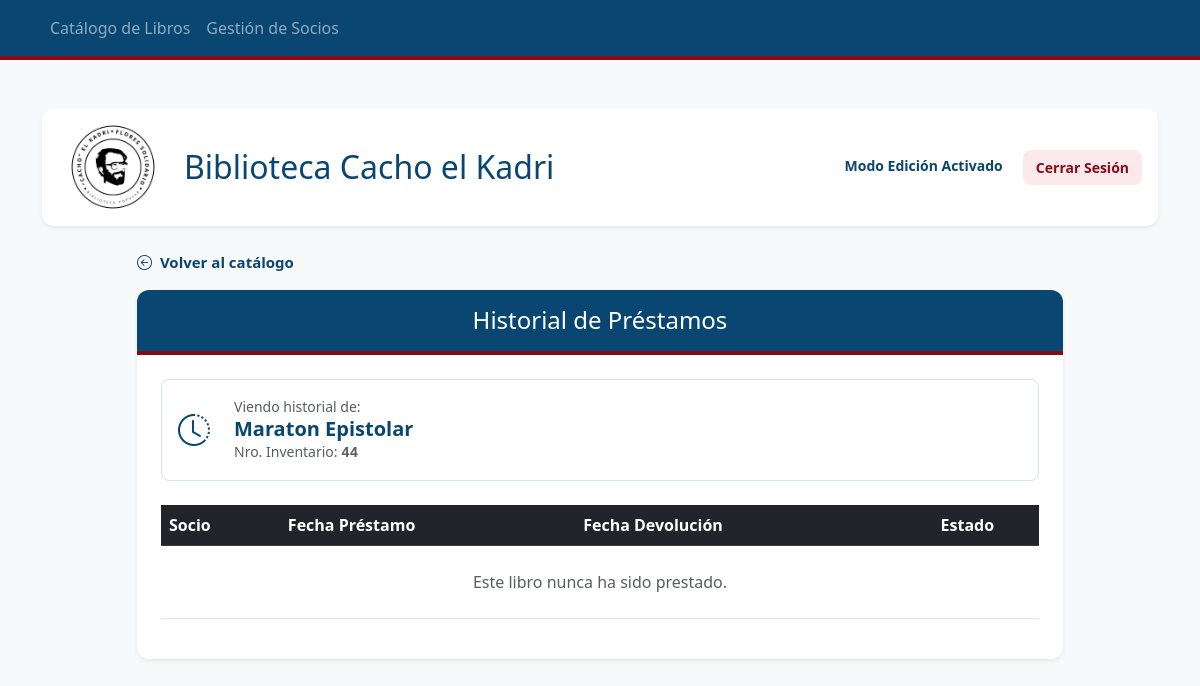
Page /historial_libro/44 (signed in) on the earlier database version.
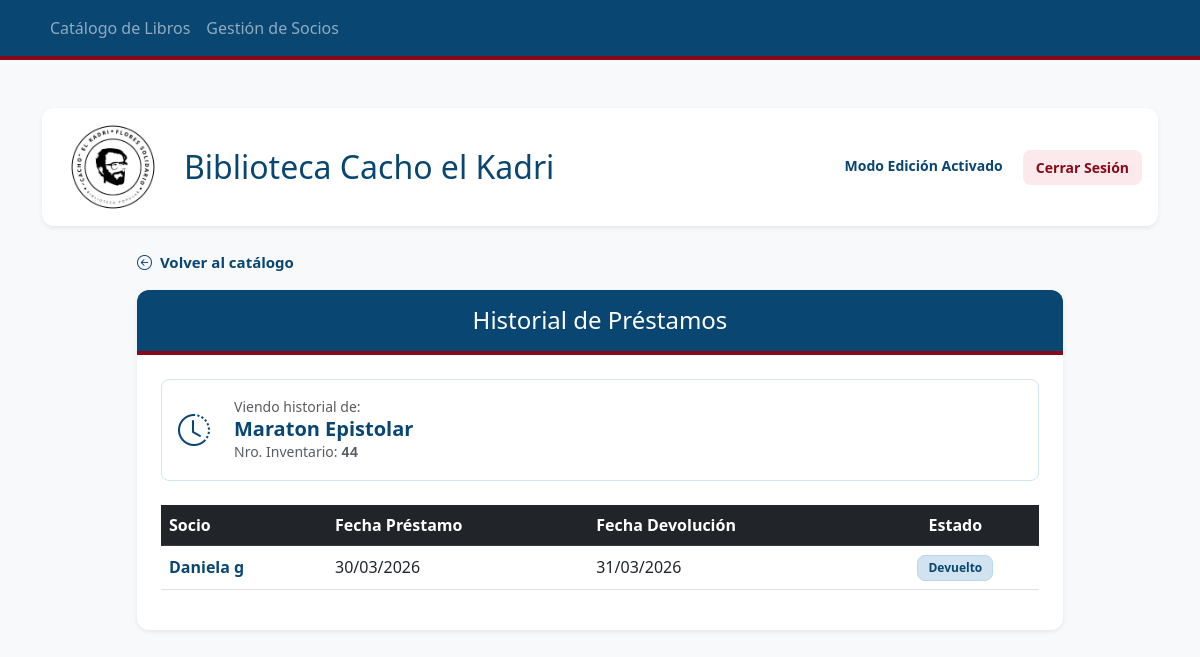
Same page on the later database version.
### tables this page shows
CREATE TABLE Prestamos (
            id_prestamo INTEGER PRIMARY KEY AUTOINCREMENT,
            id_socio INTEGER,
            nro_inventario INTEGER,
            fecha_prestamo DATE,
            fecha_devolucion DATE,
            FOREIGN KEY (id_socio) REFERENCES Socios (id_socio),
            FOREIGN KEY (nro_inventario) REFERENCES Ejemplares (nro_inventario)
        );

CREATE TABLE Socios (
            id_socio INTEGER PRIMARY KEY AUTOINCREMENT,
            nombre_completo TEXT NOT NULL,
            telefono TEXT NOT NULL
        );

### app.py (the view)
@app.route('/historial_libro/<int:nro_inv>')
def historial_libro(nro_inv):
    conexion = sqlite3.connect("biblioteca.db")
    cursor = conexion.cursor()
    cursor.execute('''
        SELECT o.titulo FROM Obras o
        JOIN Ejemplares e ON o.mfn = e.mfn_vinculado
        WHERE e.nro_inventario = ?
    ''', (nro_inv,))
    titulo = cursor.fetchone()[0]
    cursor.execute('''
        SELECT s.nombre_completo, p.fecha_prestamo, p.fecha_devolucion
        FROM Prestamos p
        JOIN Socios s ON p.id_socio = s.id_socio
        WHERE p.nro_inventario = ?
        ORDER BY p.fecha_prestamo DESC
    ''', (nro_inv,))
    historial = cursor.fetchall()
    conexion.close()
    return render_template('historial_libro.html', titulo=titulo, historial=historial, nro_inv=nro_inv)

### templates/historial_libro.html
{% extends 'layout.html' %}
{% block content %}
<div class="row justify-content-center mb-5">
    <div class="col-lg-10">
        <div class="mb-3">
            <a href="/" style="color: #094672; text-decoration: none; font-weight: bold; font-size: 15px; transition: all 0.2s;">
                <i class="bi bi-arrow-left-circle me-1"></i> Volver al catálogo
            </a>
        </div>
        <div class="card shadow-sm border-0" style="border-radius: 12px; overflow: hidden;">
            <div class="card-header text-white text-center py-3" style="background-color: #094672; border-bottom: 4px solid #88091a;">
                <h4 class="mb-0 font-weight-bold">Historial de Préstamos</h4>
            </div>
            <div class="card-body p-4">
                <div class="mb-4 p-3 bg-white border rounded-3" style="border-color: #d1e3f0 !important;">
                    <div class="row align-items-center">
                        <div class="col-auto">
                            <i class="bi bi-clock-history" style="font-size: 2rem; color: #094672;"></i>
                        </div>
                        <div class="col">
                            <p class="mb-0 small text-muted">Viendo historial de:</p>
                            <h5 class="mb-0" style="color: #094672; font-weight: bold;">{{ titulo }}</h5>
                            <p class="mb-0 text-muted small">Nro. Inventario: <span style="font-family: monospace; font-weight: bold;">{{ nro_inv }}</span></p>
                        </div>
                    </div>
                </div>
                <div class="table-responsive">
                    <table class="table table-hover align-middle">
                        <thead class="table-dark" style="background-color: #094672 !important;">
                            <tr>
                                <th>Socio</th>
                                <th>Fecha Préstamo</th>
                                <th>Fecha Devolución</th>
                                <th class="text-center">Estado</th>
                            </tr>
                        </thead>
                        <tbody>
                            {% for reg in historial %}
                            <tr>
                                <td class="fw-bold" style="color: #094672;">{{ reg[0] }}</td>
                                <td>{{ reg[1] }}</td>
                                <td>{{ reg[2] if reg[2] else '---' }}</td>
                                <td class="text-center">
                                    {% if reg[2] %}
                                        <span class="badge" style="background-color: #d1e3f0; color: #094672; border-radius: 8px; padding: 6px 10px; font-weight: bold; border: 1px solid #b9d8ed;">Devuelto</span>
                                    {% else %}
                                        <span class="badge" style="background-color: #fbe9eb; color: #88091a; border-radius: 8px; padding: 6px 10px; font-weight: bold; border: 1px solid #f8d7da;">En poder del socio</span>
                                    {% endif %}
                                </td>
                            </tr>
                            {% else %}
                            <tr>
                                <td colspan="4" class="text-center text-muted py-4">Este libro nunca ha sido prestado.</td>
                            </tr>
                            {% endfor %}
                        </tbody>
                    </table>
                </div>
            </div>
        </div>
    </div>
</div>
{% endblock %}

Differences in the rows shown:
added Prestamos: nombre_completo "Daniela g", fecha_prestamo "30/03/2026", fecha_devolucion "31/03/2026", shows "Devuelto"
Other differences:
text no longer shown: "Este libro nunca ha sido prestado."
